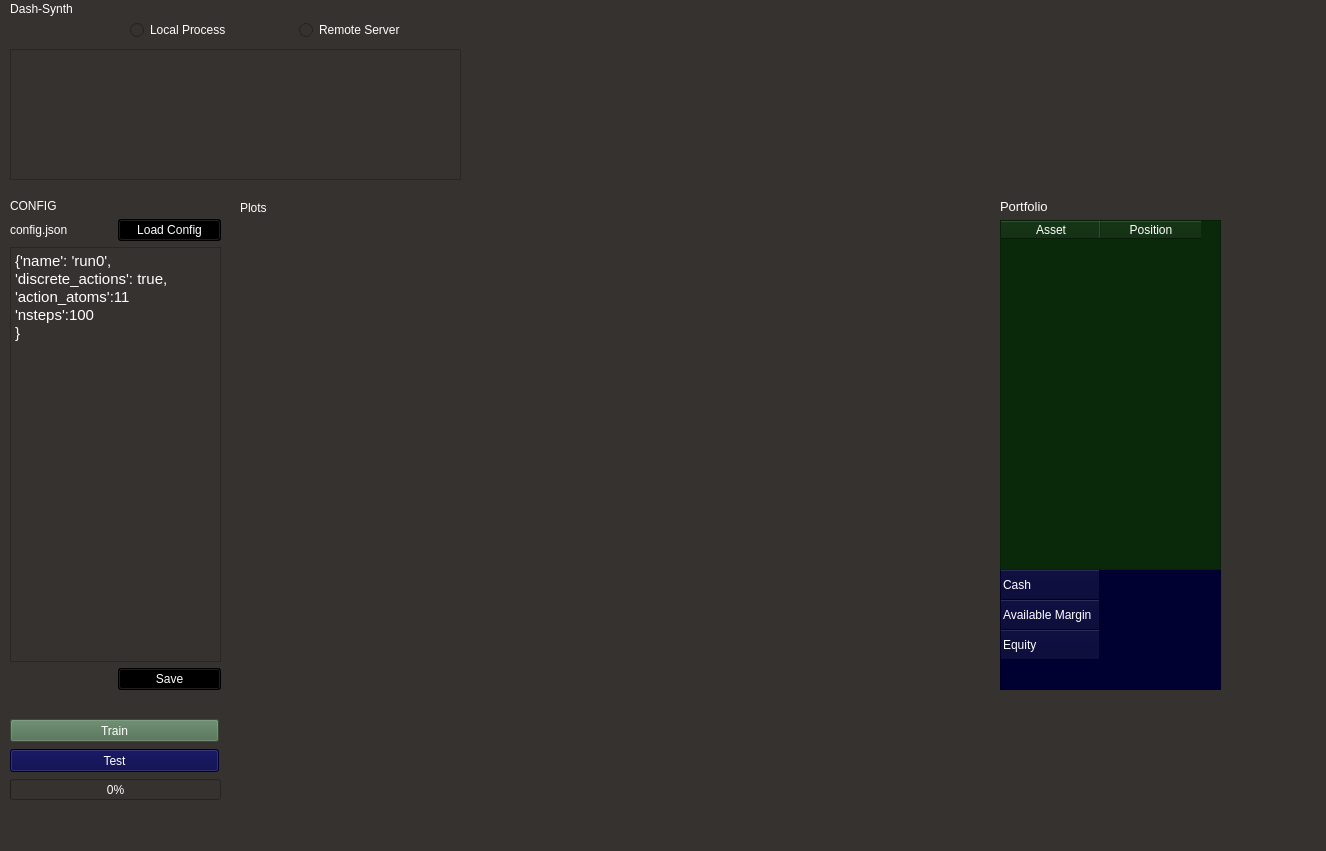
<?xml version="1.0" encoding="UTF-8"?>
<ui version="4.0">
 <class>MainWindow</class>
 <widget class="QMainWindow" name="MainWindow">
  <property name="geometry">
   <rect>
    <x>0</x>
    <y>0</y>
    <width>1326</width>
    <height>851</height>
   </rect>
  </property>
  <property name="minimumSize">
   <size>
    <width>2</width>
    <height>2</height>
   </size>
  </property>
  <property name="windowTitle">
   <string>MainWindow</string>
  </property>
  <property name="styleSheet">
   <string notr="true">color: rgb(255, 255, 255);
background-color: rgb(53, 50, 47);</string>
  </property>
  <widget class="QWidget" name="centralwidget">
   <widget class="QWidget" name="PlotsWidget" native="true">
    <property name="geometry">
     <rect>
      <x>230</x>
      <y>210</y>
      <width>761</width>
      <height>571</height>
     </rect>
    </property>
   </widget>
   <widget class="QProgressBar" name="progressBar">
    <property name="geometry">
     <rect>
      <x>10</x>
      <y>760</y>
      <width>211</width>
      <height>21</height>
     </rect>
    </property>
    <property name="value">
     <number>0</number>
    </property>
    <property name="textVisible">
     <bool>true</bool>
    </property>
   </widget>
   <widget class="QLabel" name="PlotsLabel">
    <property name="geometry">
     <rect>
      <x>240</x>
      <y>180</y>
      <width>681</width>
      <height>17</height>
     </rect>
    </property>
    <property name="text">
     <string>Plots</string>
    </property>
   </widget>
   <widget class="QWidget" name="layoutWidget">
    <property name="geometry">
     <rect>
      <x>10</x>
      <y>180</y>
      <width>211</width>
      <height>491</height>
     </rect>
    </property>
    <layout class="QGridLayout" name="ControlsGridLayout">
     <item row="2" column="0" colspan="2">
      <widget class="QTextEdit" name="ParamsEdit">
       <property name="styleSheet">
        <string notr="true"/>
       </property>
       <property name="html">
        <string>&lt;!DOCTYPE HTML PUBLIC &quot;-//W3C//DTD HTML 4.0//EN&quot; &quot;http://www.w3.org/TR/REC-html40/strict.dtd&quot;&gt;
&lt;html&gt;&lt;head&gt;&lt;meta name=&quot;qrichtext&quot; content=&quot;1&quot; /&gt;&lt;style type=&quot;text/css&quot;&gt;
p, li { white-space: pre-wrap; }
&lt;/style&gt;&lt;/head&gt;&lt;body style=&quot; font-family:'Sans Serif'; font-size:9pt; font-weight:400; font-style:normal;&quot;&gt;
&lt;p style=&quot; margin-top:0px; margin-bottom:0px; margin-left:0px; margin-right:0px; -qt-block-indent:0; text-indent:0px;&quot;&gt;&lt;span style=&quot; font-family:'Ubuntu'; font-size:11pt;&quot;&gt;{'name': 'run0',&lt;/span&gt;&lt;/p&gt;
&lt;p style=&quot; margin-top:0px; margin-bottom:0px; margin-left:0px; margin-right:0px; -qt-block-indent:0; text-indent:0px;&quot;&gt;&lt;span style=&quot; font-family:'Ubuntu'; font-size:11pt;&quot;&gt;'discrete_actions': true,&lt;/span&gt;&lt;/p&gt;
&lt;p style=&quot; margin-top:0px; margin-bottom:0px; margin-left:0px; margin-right:0px; -qt-block-indent:0; text-indent:0px;&quot;&gt;&lt;span style=&quot; font-family:'Ubuntu'; font-size:11pt;&quot;&gt;'action_atoms':11&lt;/span&gt;&lt;/p&gt;
&lt;p style=&quot; margin-top:0px; margin-bottom:0px; margin-left:0px; margin-right:0px; -qt-block-indent:0; text-indent:0px;&quot;&gt;&lt;span style=&quot; font-family:'Ubuntu'; font-size:11pt;&quot;&gt;'nsteps':100&lt;/span&gt;&lt;/p&gt;
&lt;p style=&quot; margin-top:0px; margin-bottom:0px; margin-left:0px; margin-right:0px; -qt-block-indent:0; text-indent:0px;&quot;&gt;&lt;span style=&quot; font-family:'Ubuntu'; font-size:11pt;&quot;&gt;}&lt;/span&gt;&lt;/p&gt;&lt;/body&gt;&lt;/html&gt;</string>
       </property>
      </widget>
     </item>
     <item row="1" column="1">
      <widget class="QPushButton" name="LoadConfigButton">
       <property name="styleSheet">
        <string notr="true">background-color: rgb(0, 0, 0);</string>
       </property>
       <property name="text">
        <string>Load Config</string>
       </property>
      </widget>
     </item>
     <item row="1" column="0">
      <widget class="QLabel" name="FilenameLabel">
       <property name="font">
        <font>
         <pointsize>9</pointsize>
        </font>
       </property>
       <property name="styleSheet">
        <string notr="true"/>
       </property>
       <property name="text">
        <string>config.json</string>
       </property>
      </widget>
     </item>
     <item row="3" column="1">
      <widget class="QPushButton" name="SaveConfigButton">
       <property name="styleSheet">
        <string notr="true">background-color: rgb(0, 0, 0);</string>
       </property>
       <property name="text">
        <string>Save</string>
       </property>
      </widget>
     </item>
     <item row="0" column="0" colspan="2">
      <widget class="QLabel" name="ConfigLabel">
       <property name="styleSheet">
        <string notr="true"/>
       </property>
       <property name="text">
        <string>CONFIG </string>
       </property>
      </widget>
     </item>
    </layout>
   </widget>
   <widget class="QTableWidget" name="CashTable">
    <property name="geometry">
     <rect>
      <x>1000</x>
      <y>550</y>
      <width>221</width>
      <height>121</height>
     </rect>
    </property>
    <property name="styleSheet">
     <string notr="true">background-color: rgb(0, 85, 127);
background-color: rgb(0, 0, 49);</string>
    </property>
    <row>
     <property name="text">
      <string>Cash</string>
     </property>
    </row>
    <row>
     <property name="text">
      <string>Available Margin</string>
     </property>
    </row>
    <row>
     <property name="text">
      <string>Equity</string>
     </property>
    </row>
   </widget>
   <widget class="QWidget" name="layoutWidget">
    <property name="geometry">
     <rect>
      <x>1000</x>
      <y>180</y>
      <width>221</width>
      <height>371</height>
     </rect>
    </property>
    <layout class="QGridLayout" name="PositionsLayout">
     <item row="0" column="1">
      <widget class="QLabel" name="PortfolioLabel">
       <property name="font">
        <font>
         <pointsize>10</pointsize>
        </font>
       </property>
       <property name="text">
        <string>Portfolio</string>
       </property>
      </widget>
     </item>
     <item row="1" column="1">
      <widget class="QTableWidget" name="PositionsTable">
       <property name="styleSheet">
        <string notr="true">background-color: #0a290a</string>
       </property>
       <column>
        <property name="text">
         <string>Asset</string>
        </property>
       </column>
       <column>
        <property name="text">
         <string>Position</string>
        </property>
       </column>
      </widget>
     </item>
    </layout>
   </widget>
   <widget class="QPushButton" name="TestCommand">
    <property name="geometry">
     <rect>
      <x>10</x>
      <y>730</y>
      <width>209</width>
      <height>23</height>
     </rect>
    </property>
    <property name="styleSheet">
     <string notr="true">background-color: rgb(0, 0, 68);</string>
    </property>
    <property name="text">
     <string>Test</string>
    </property>
   </widget>
   <widget class="QTableWidget" name="ServerInfo">
    <property name="geometry">
     <rect>
      <x>10</x>
      <y>30</y>
      <width>451</width>
      <height>131</height>
     </rect>
    </property>
   </widget>
   <widget class="QWidget" name="layoutWidget">
    <property name="geometry">
     <rect>
      <x>130</x>
      <y>0</y>
      <width>331</width>
      <height>23</height>
     </rect>
    </property>
    <layout class="QHBoxLayout" name="compSourceRadio">
     <item>
      <widget class="QRadioButton" name="LocalRadio">
       <property name="text">
        <string>Local Process</string>
       </property>
      </widget>
     </item>
     <item>
      <widget class="QRadioButton" name="ServerRadio">
       <property name="text">
        <string>Remote Server</string>
       </property>
      </widget>
     </item>
    </layout>
   </widget>
   <widget class="QPushButton" name="TrainCommand">
    <property name="geometry">
     <rect>
      <x>10</x>
      <y>700</y>
      <width>209</width>
      <height>23</height>
     </rect>
    </property>
    <property name="styleSheet">
     <string notr="true">background-color: rgb(181, 255, 160);
background-color: rgb(0, 0, 85);
background-color: rgb(74, 108, 78);</string>
    </property>
    <property name="text">
     <string>Train</string>
    </property>
   </widget>
  </widget>
  <widget class="QStatusBar" name="statusbar"/>
  <widget class="QMenuBar" name="menubar">
   <property name="geometry">
    <rect>
     <x>0</x>
     <y>0</y>
     <width>1326</width>
     <height>20</height>
    </rect>
   </property>
   <widget class="QMenu" name="menuDash_Synth">
    <property name="title">
     <string>Dash-Synth</string>
    </property>
    <addaction name="separator"/>
    <addaction name="separator"/>
    <addaction name="separator"/>
    <addaction name="actionTraining"/>
   </widget>
   <addaction name="menuDash_Synth"/>
  </widget>
  <action name="actionTraining">
   <property name="text">
    <string>Training</string>
   </property>
  </action>
 </widget>
 <resources/>
 <connections/>
</ui>
